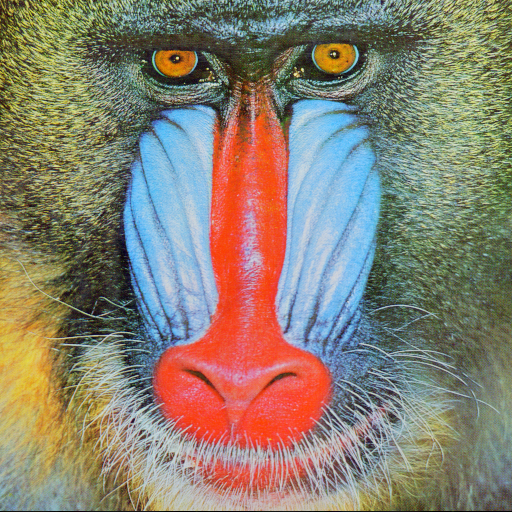
#> input picture Assignment4/baboon.png, 512 x 512 px
$ jupyter execute --allow-errors ex2_spline_order.ipynb   (shell and % lines are left out)
#> lines starting #> are read from the running program, lines starting #| are printed output that depends on the picture
# Homework 4, Exercise 2
*Julia Herzen, Klaus Achterhold, Fabio De Marco, Manuel Schultheiss*

May 16 2019
## Spline Order

The goal of this exercise is to look at the results of different orders of spline interpolation.

For simplicity, we will use the `scipy.ndimage.rotate` function to rotate an image.
The function uses a special case of affine transform, where the re-gridding and interpolation steps are performed automatically. It accepts the `order` parameter, which may take integers between 0 and 5. These correspond to different interpolation methods.

You need to replace the `??` in the code with the required commands.

[cell 1]
import numpy as np
import matplotlib.pyplot as plt
import scipy.ndimage as nd

from ipywidgets import interact
import ipywidgets as widgets

* Load the 'baboon.png' image,
* Average all color channels,
* normalize the maximum value to 1:

[cell 2]
img = plt.imread('baboon.png')
#> img is the input picture: shape (512, 512, 3) float32; mean R, G, B 0.539, 0.505, 0.444
img = np.mean(img,axis=2)
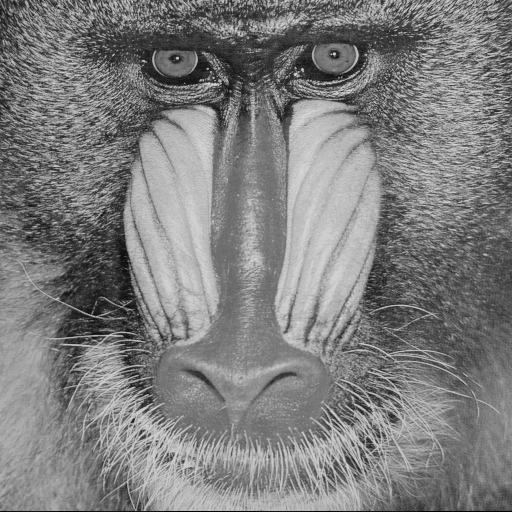
#> img: shape (512, 512) float32; min 0, max 0.873, mean 0.496
img = (img-np.min(img))/(np.max(img)-np.min(img))
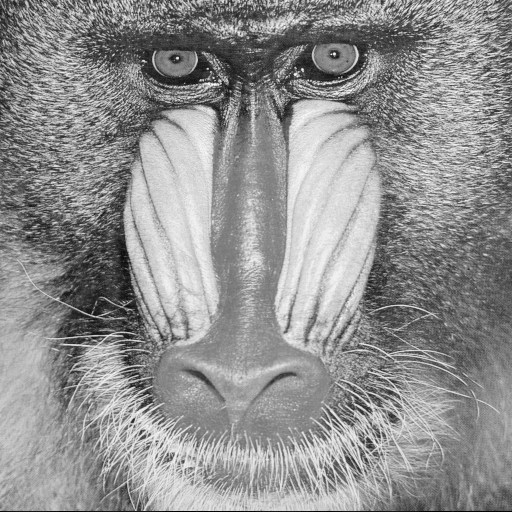
#> img: shape (512, 512) float32; min 0, max 1, mean 0.568
sh = np.shape(img)
#> sh = (512, 512)

[cell 3]
plt.figure(1, figsize=(7,7))
plt.imshow(img, cmap='gray')

Crop the image to e.g. $200 \times 200$ pixels while **focusing on fine structures**!

[cell 4]
img_cropped = img[0:400,100:400]
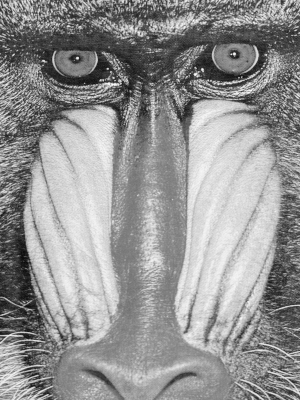
#> img_cropped: shape (400, 300) float32; min 0.0419, max 1, mean 0.579
plt.figure(2)
plt.imshow(img_cropped, cmap='gray')

We will look at:
* Nearest-neighbor interpolation (`order = 0`)
* Bilinear interpolation (`order = 1`)
* Biquadratic interpolation (`order = 2`)
* Bicubic interpolation (`order = 3`)
* Order-5 ("biquintic"?) interpolation (`order = 5`)

For each method, we will save the interpolated images (one for each angle) in a list:

[cell 5]
img_order0 = []
img_order1 = []
img_order2 = []
img_order3 = []
img_order5 = []

Define an equidistant range of angles between 0 and 360 degrees. Do not repeat the 0-th angle at the end ($0^{\circ} = 360^{\circ}$).

Please choose a multiple of 4 for the number of angles.

[cell 6]
Nsteps = 4
angles = np.linspace(0,360,Nsteps)
angles

Now, apply the rotation for each angle and each interpolation order.
Ensure that the **shape of the image is not changed** (remember exercise 1)!

[cell 7]
for angle in angles:
    img_order0.append(nd.rotate(img_cropped,angle))
    img_order1.append(nd.rotate(img_cropped,angle))
    img_order2.append(nd.rotate(img_cropped,angle))
    img_order3.append(nd.rotate(img_cropped,angle))
    img_order5.append(nd.rotate(img_cropped,angle))
#> after the loop, img_order0 = 4 items; img_order1 = 4 items; img_order2 = 4 items; img_order3 = 4 items; img_order5 = 4 items
#> the sliders are set to step = 0

    # ... and so on for all five lists.

$ run again, with Assignment4/tree_new.jpg saved as Assignment4/baboon.png
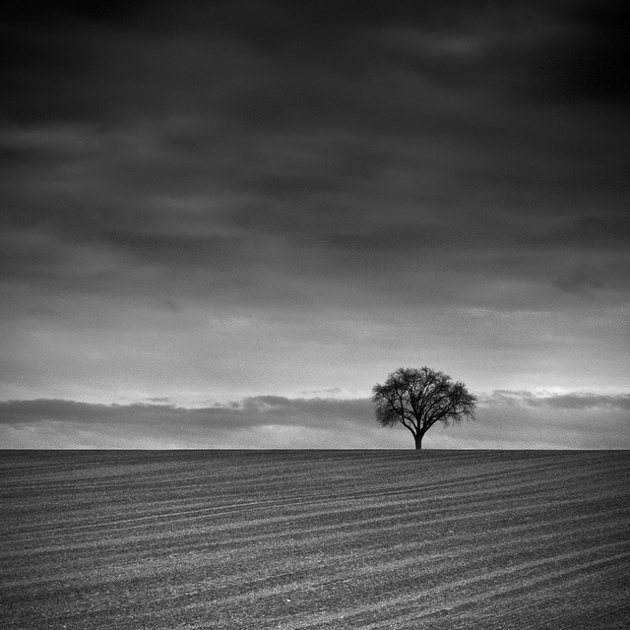
#> input picture Assignment4/tree_new.jpg, 630 x 630 px
#> img is the input picture: shape (630, 630, 3) float32; min 0, max 1, mean 0.333
#> img: shape (630, 630) float32
#> `img_cropped = img[0:400,100:400]`:
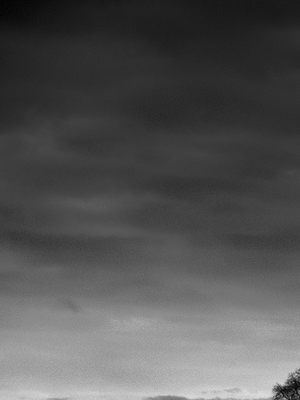
#> img_cropped: shape (400, 300) float32; min 0, max 0.875, mean 0.33
#> after the loop `for angle in angles:`: img_order0 = 4 items
